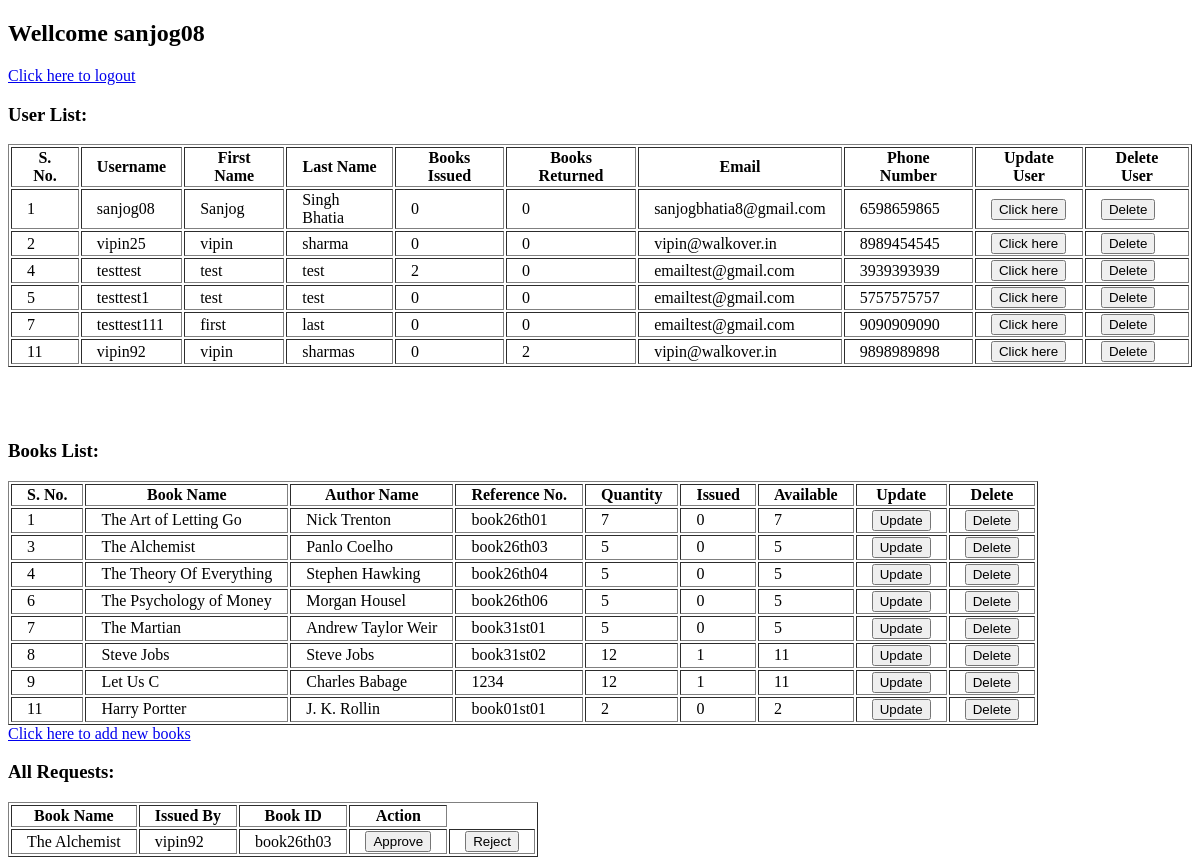
Page /admin (signed in) on the earlier database version.
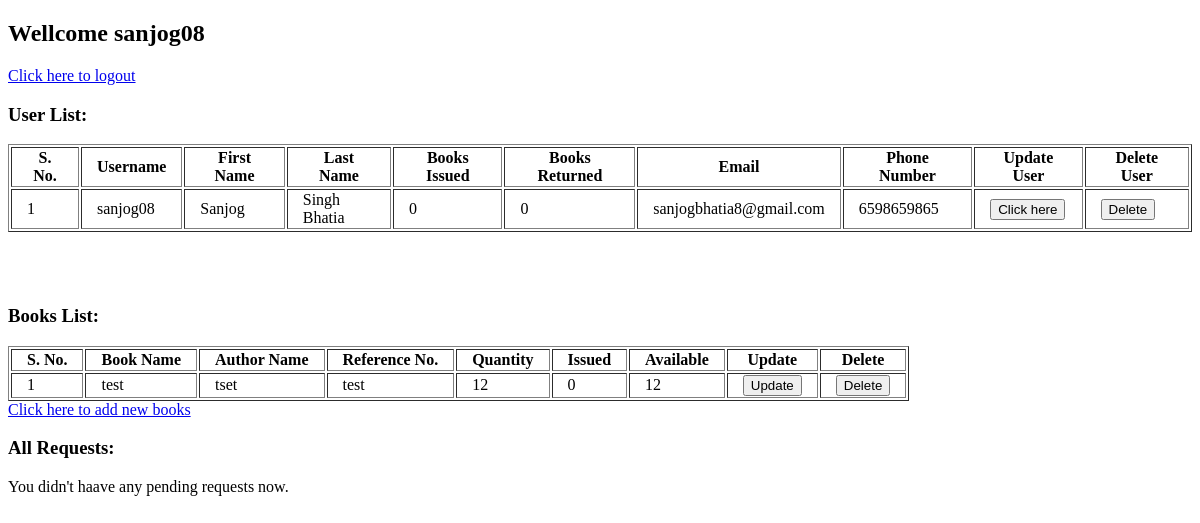
Same page on the later database version.
### models/userModel.py (models this page shows, shortened)
class userModel(Base):
    __tablename__ = "users"
    snum = Column(Integer, primary_key=True, autoincrement=True)
    username = Column(String(15))
    firstName = Column(String(20))
    lastName = Column(String(20))
    email = Column(String(50))
    phoneNumber = Column(Integer)
    password = Column(String)
    isAdmin = Column(Boolean, default=False)
    booksIssued = Column(Integer, default=0)
    pendingRequest = Column(Integer, default=0)
    booksReturned = Column(Integer, default=0)
    __table_args__ = (UniqueConstraint('username', name='_username_uc'),)
    @staticmethod
    def getAllUsers():
        userData = dbSession.query(userModel).all()
        return userData

### models/bookModel.py (models this page shows, shortened)
class bookModel(Base):
    __tablename__ = "books"
    snum = Column(Integer, primary_key=True, autoincrement=True)
    bookName = Column(String)
    author = Column(String)
    referenceNumber = Column(Integer)
    issued = Column(Integer, default=0)
    quantity = Column(Integer)
    available = Column(Integer, default=quantity)
    __table_args__ = (UniqueConstraint('referenceNumber', name='_referenceNumber_uc'),)
    @staticmethod
    def getAllBooks():
        booksData = dbSession.query(bookModel).all()
        return booksData

### models/requestModel.py (models this page shows, shortened)
class reqModel(Base):
    __tablename__ = "requests"
    snum = Column(Integer, primary_key=True, autoincrement=True)
    bookName = Column(String)
    issuedBy = Column(String)
    bookId = Column(String)
    action = Column(Boolean, default=None)
    approval = Column(Boolean, default=None)
    returned = Column(Boolean, default=None)
    @staticmethod
    def getAllRequest():
        reqData = dbSession.query(reqModel).filter(reqModel.action==None).all()
        if reqData:
            return reqData
        else:
            return None

### routes.py (the view)
@main.route('/admin')
def admin():
    return adminController.get()

### controllers/adminCon.py (called while the page is built)
    def get():
        if 'username' in session and session['admin'] == True:
            userData = userModel.getAllUsers()
            booksData = bookModel.getAllBooks()
            allReqs = reqModel.getAllRequest()
            if 'error' in session:
                error = session['error']
                session.pop('error', None)
                return render_template('adminsPage.html', users=userData, books=booksData, requests=allReqs, err=error)
            return render_template('adminsPage.html', users=userData, books=booksData, requests=allReqs)
        return 'You are not logedin as admin!<br><a href="http://localhost:5000/login">Click here to LOGIN</a>'

### templates/adminsPage.html (shortened to what this page needs)
<!DOCTYPE html>
<html lang="en">
<head>
</head>
<body>
    <div class="heading">
        <h2>Wellcome {{ session['username'] }}</h2>
        <a href="http://localhost:5000/logout">Click here to logout</a><br>
    </div>
    <h3>User List:</h3>
    {% if users %}
        <table border=1>
            <tr>
                <th>S. No.</th>
                <th>Username</th>
                <th>First Name</th>
                <th>Last Name</th>
                <th>Books Issued</th>
                <th>Books Returned</th>
                <th>Email</th>
                <th>Phone Number</th>
                <th>Update User</th>
                <th>Delete User</th>
            </tr>
            {% for user in users %}
            <tr>
                <td>{{ user.snum }}</td>
                <td>{{ user.username }}</td>
                <td>{{ user.firstName }}</td>
                <td>{{ user.lastName }}</td>
                <td>{{ user.booksIssued }}</td>
                <td>{{ user.booksReturned }}</td>
                <td>{{ user.email }}</td>
                <td>{{ user.phoneNumber }}</td>
                <td>
                    <form action="http://localhost:5000/update" method="POST" style="display:inline;">
                        <button type="submit">Click here</button>
                    </form>
                </td>
                <td>
                    <form action="http://localhost:5000/delete-user" method="POST" style="display:inline;">
                        <button type="submit">Delete</button>
                    </form>
                </td>
            </tr>
            {% endfor %}
        </table><br><br><br>
    {% endif %}
    <h3>Books List:</h3>
    {% if books %}
        <table border=1>
            <tr>
                <th>S. No.</th>
                <th>Book Name</th>
                <th>Author Name</th>
                <th>Reference No.</th>
                <th>Quantity</th>
                <th>Issued</th>
                <th>Available</th>
                <th>Update</th>
                <th>Delete</th>
            </tr>
            {% for book in books %}
                <tr>
                    <td>{{ book.snum }}</td>
                    <td>{{ book.bookName }}</td>
                    <td>{{ book.author }}</td>
                    <td>{{ book.referenceNumber }}</td>
                    <td>{{ book.quantity }}</td>
                    <td>{{ book.issued }}</td>
                    <td>{{ book.available }}</td>
                    <td>
                        <form action="http://localhost:5000/books/update" method="POST" style="display:inline;">
                            <button type="submit">Update</button>
                        </form>
                    </td>
                    <td>
                        <form action="http://localhost:5000/books/delete" method="POST" style="display:inline;">
                            <button type="submit">Delete</button>
                        </form>
                    </td>
                </tr>
            {% endfor %}
        </table>
    {% else %}
        <p>No books to show, add books in your library.</p>
    {% endif %}
    <a href="http://localhost:5000/books/add-new" method="GET">Click here to add new books</a>
    <h3>All Requests: </h3>
    {% if requests %}
        <table border="1">
            <tr>
                <th>Book Name</th>
                <th>Issued By</th>
                <th>Book ID</th>
                <th>Action</th>
            </tr>
            {% for request in requests %}
                <tr>
                    <td>{{ request.bookName }}</td>
                    <td>{{ request.issuedBy }}</td>
                    <td>{{ request.bookId }}</td>
                    <td>
                        <form action="http://localhost:5000/approve" method="POST" style="display:inline;">
                            <button type="submit">Approve</button>
                        </form>
                    </td>
                    <td>
                        <form action="http://localhost:5000/reject" method="POST" style="display:inline;">
                            <button type="submit">Reject</button>
                        </form>
                    </td>
                </tr>
            {% endfor %}
        </table>
    {% else %}
        <p>You didn't haave any pending requests now.</p>
    {% endif %}
</body>
</html>

### templates/adminsPage.html (style rules this page uses)
th, td { padding-left: 15px; padding-right: 15px; }

Differences in the rows shown:
removed userModel: snum "2", username "vipin25", firstName "vipin", lastName "sharma", booksIssued "0", booksReturned "0", email "vipin@walkover.in", phoneNumber "8989454545"
removed userModel: snum "4", username "testtest", firstName "test", lastName "test", booksIssued "2", booksReturned "0", email "emailtest@gmail.com", phoneNumber "3939393939"
removed userModel: snum "5", username "testtest1", firstName "test", lastName "test", booksIssued "0", booksReturned "0", email "emailtest@gmail.com", phoneNumber "5757575757"
removed userModel: snum "7", username "testtest111", firstName "first", lastName "last", booksIssued "0", booksReturned "0", email "emailtest@gmail.com", phoneNumber "9090909090"
removed userModel: snum "11", username "vipin92", firstName "vipin", lastName "sharmas", booksIssued "0", booksReturned "2", email "vipin@walkover.in", phoneNumber "9898989898"
removed bookModel: snum "3", bookName "The Alchemist", author "Panlo Coelho", referenceNumber "book26th03", quantity "5", issued "0", available "5"
removed bookModel: snum "4", bookName "The Theory Of Everything", author "Stephen Hawking", referenceNumber "book26th04", quantity "5", issued "0", available "5"
removed bookModel: snum "6", bookName "The Psychology of Money", author "Morgan Housel", referenceNumber "book26th06", quantity "5", issued "0", available "5"
removed bookModel: snum "7", bookName "The Martian", author "Andrew Taylor Weir", referenceNumber "book31st01", quantity "5", issued "0", available "5"
removed bookModel: snum "8", bookName "Steve Jobs", author "Steve Jobs", referenceNumber "book31st02", quantity "12", issued "1", available "11"
removed bookModel: snum "9", bookName "Let Us C", author "Charles Babage", referenceNumber "1234", quantity "12", issued "1", available "11"
removed bookModel: snum "11", bookName "Harry Portter", author "J. K. Rollin", referenceNumber "book01st01", quantity "2", issued "0", available "2"
removed reqModel: bookName "The Alchemist", issuedBy "vipin92", bookId "book26th03"
changed bookModel id 1: bookName "The Art of Letting Go" → "test"; author "Nick Trenton" → "tset"; referenceNumber "book26th01" → "test"; quantity "7" → "12"; available "7" → "12"
Other differences:
text no longer shown: "Book Name Issued By Book ID Action"
text now shown: "You didn't haave any pending requests now."
